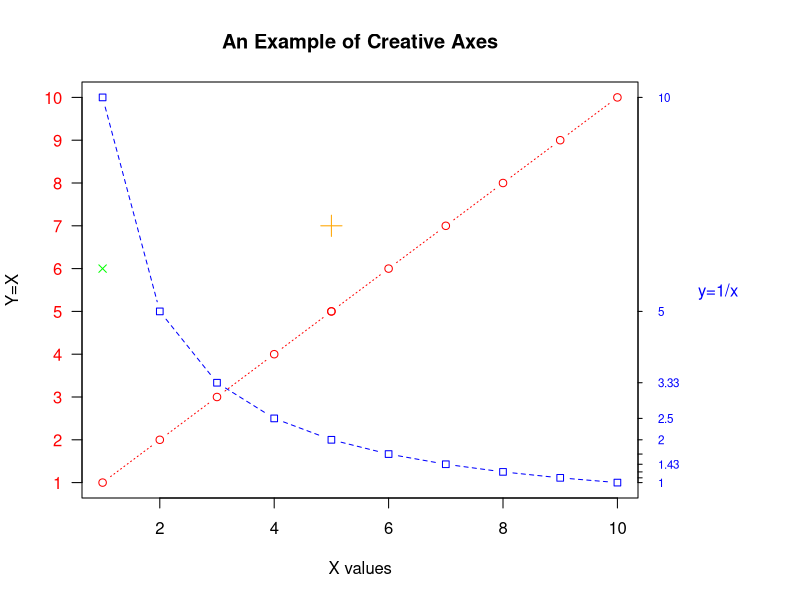
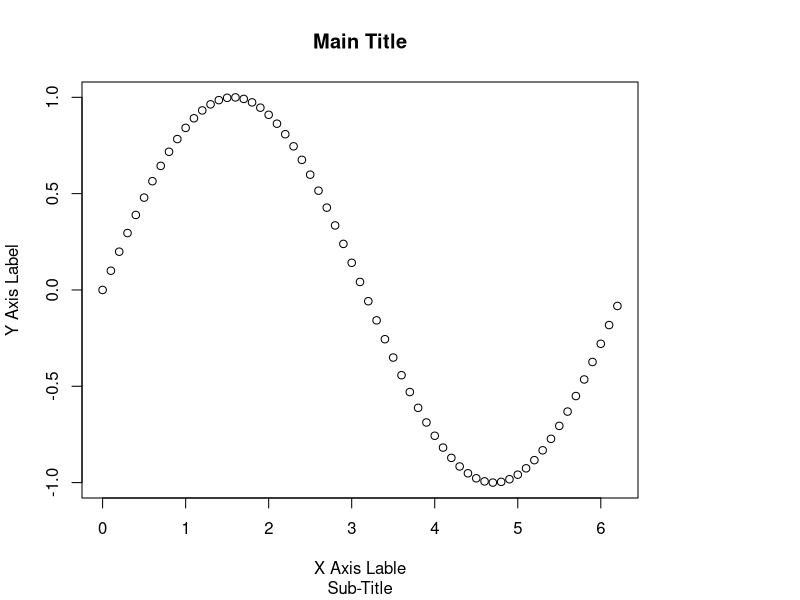
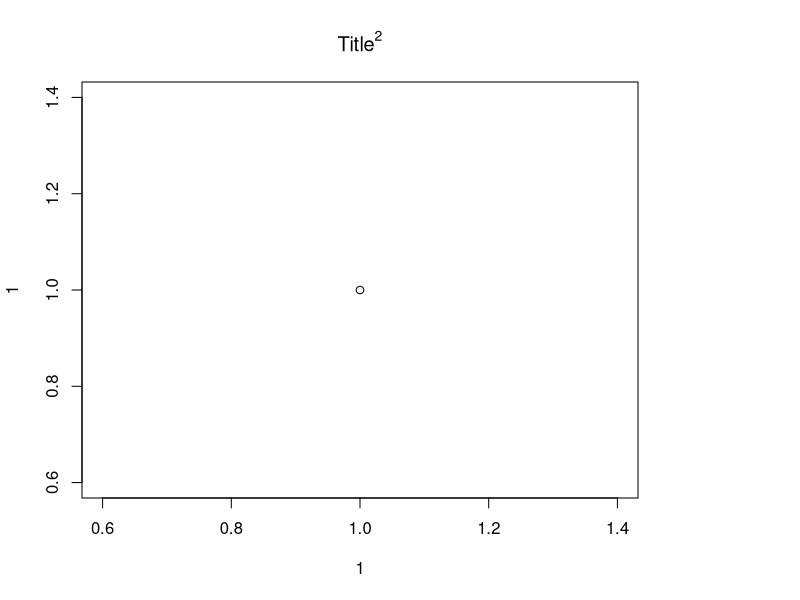
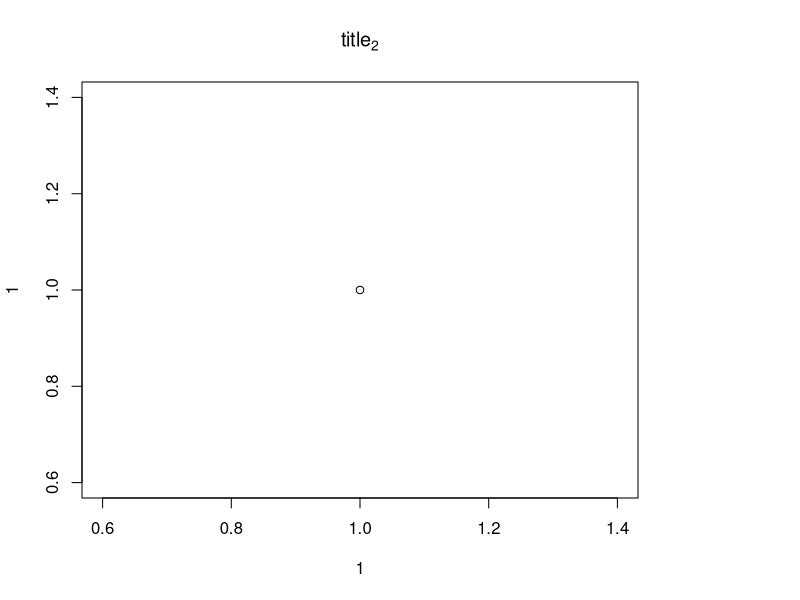
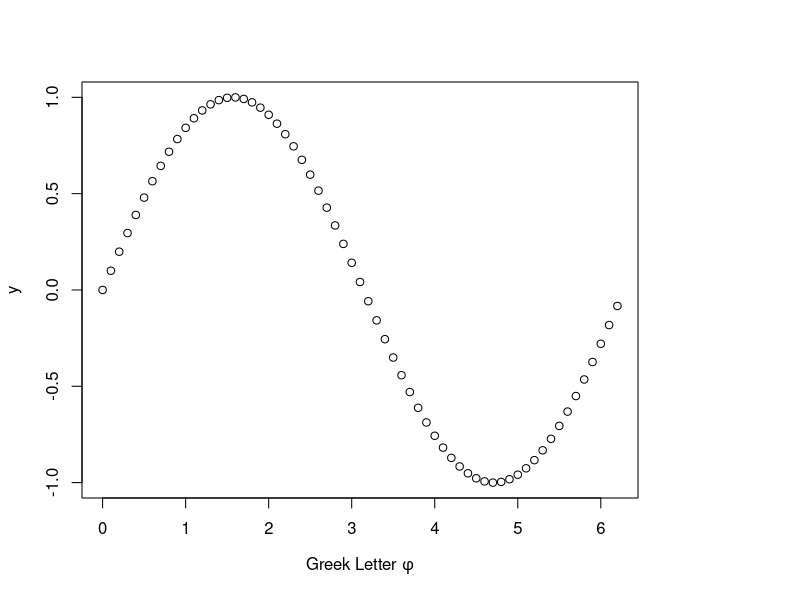
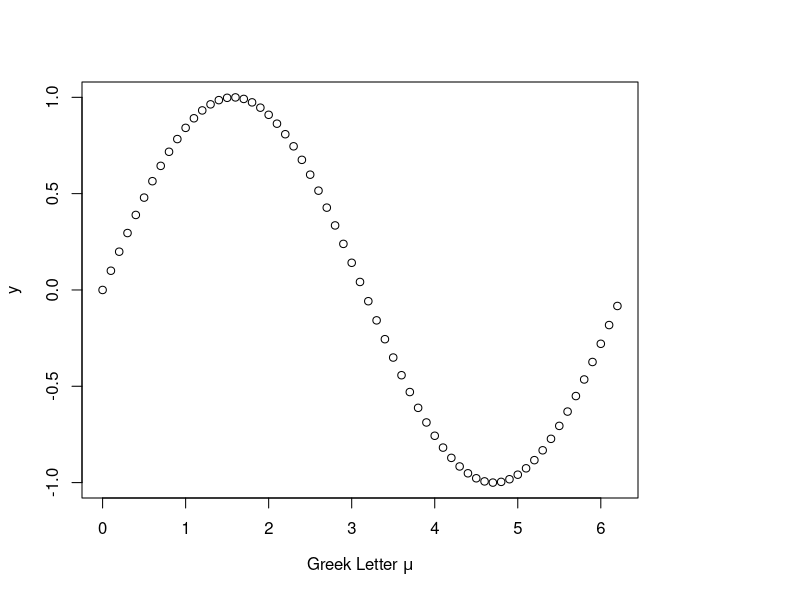
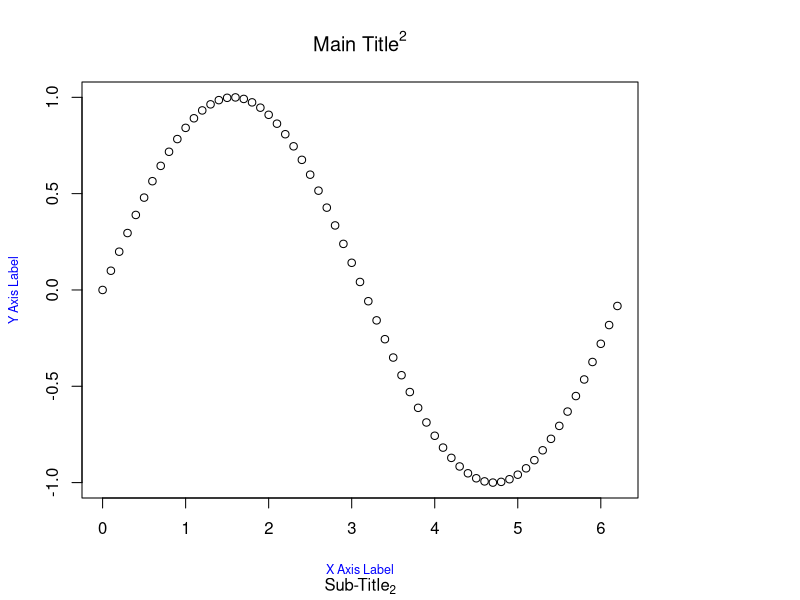
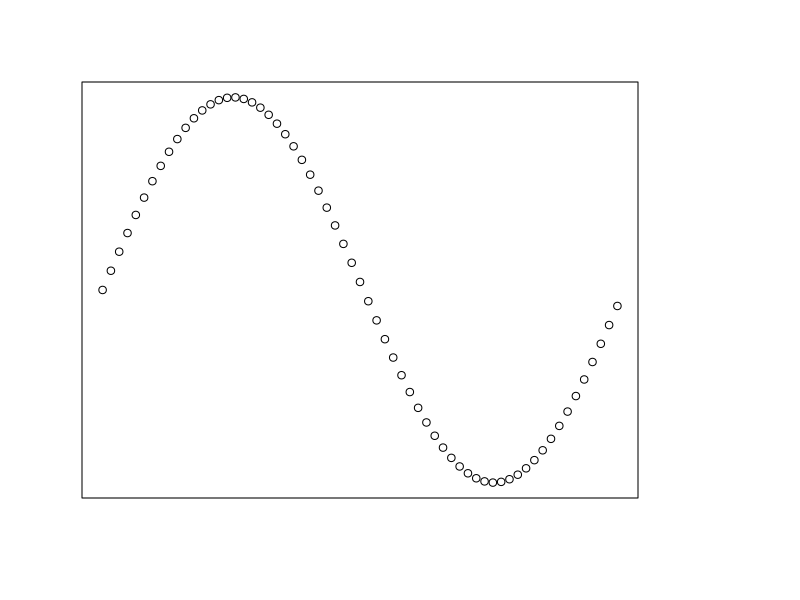

These figures' R source, in order:
x <- c(1:10); y <- x; z <- 10/x
par(mar=c(5, 4, 4, 8) + 0.1)
plot(x, y,type="b", pch=21, col="red", yaxt="n", lty=3, xlab="", ylab="")
lines(x, z, type="b", pch=22, col="blue", lty=2)
axis(2, at=x,labels=x, col.axis="red", las=2)
axis(4, at=z,labels=round(z,digits=2),col.axis="blue", las=2, cex.axis=0.7, tck=-.01)
mtext("y=1/x", side=4, line=3, cex.lab=1,las=2, col="blue")
title("An Example of Creative Axes", xlab="X values", ylab="Y=X")

points(5,  5, col="red") ;
points(5, 7, col="orange", pch=3, cex=2) ;
points(c(0, 0, 1), c(2, 4, 6), col="green", pch=4) ;
x = seq(0,2*pi,0.1)
y = sin(x)

plot (x,y,main='Main Title',sub='Sub-Title',xlab='X Axis Lable',ylab='Y Axis Label')
plot(1,1,main=expression("Title"^2))
plot(1,1,main=expression("title"[2]))
plot(x,y,xlab=expression(paste("Greek Letter ",phi)))
plot(x,y,xlab=expression(paste("Greek Letter ",mu)))

plot (x,y,main=expression('Main Title'^2),sub=expression('Sub-Title'[2]),xlab='X Axis Label',ylab='Y Axis Label',col.lab="blue",cex.lab=0.75)


plot(x,y,xaxt='n',yaxt='n',ann=F)

plot(x,y,axes=F)
box()
axis(2,las=2)
axis(1,las=0)

plot(x,y,axes=F,ann=F)
axis(3)
axis(4)
box()
